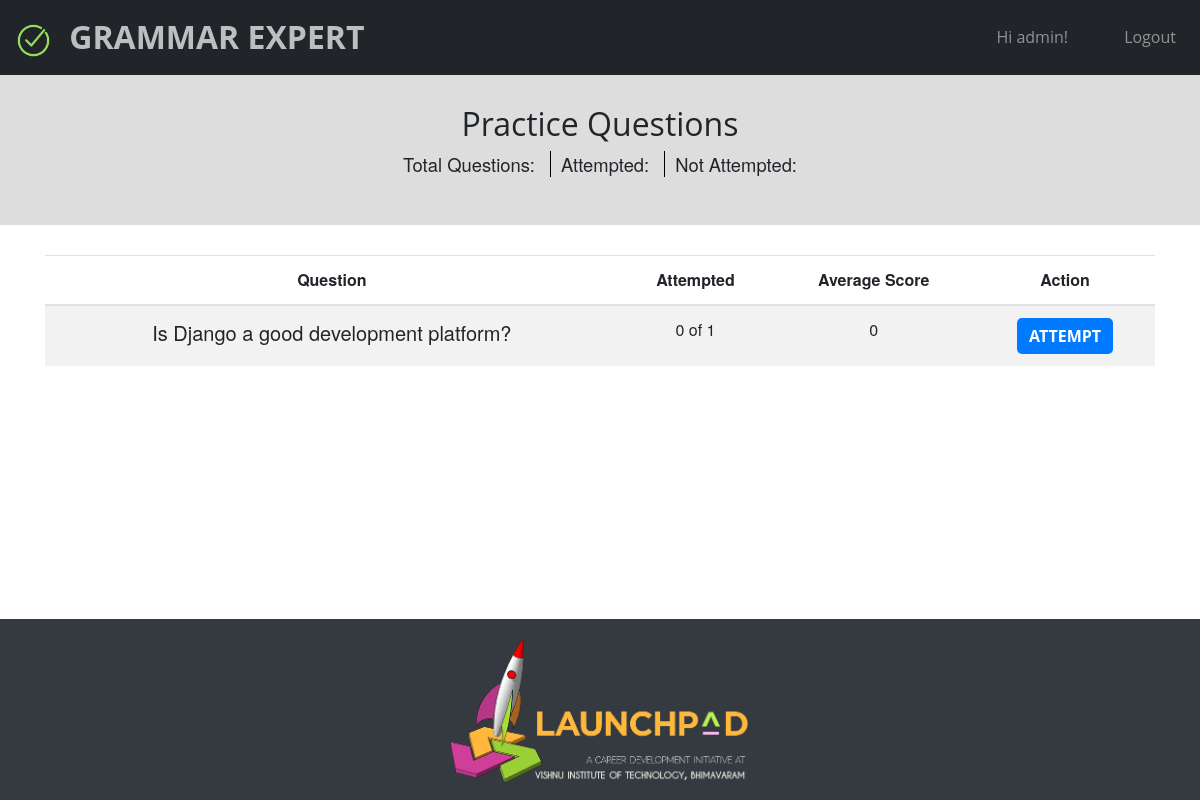
/practice/ (signed in), run on an earlier commit of the app's database.
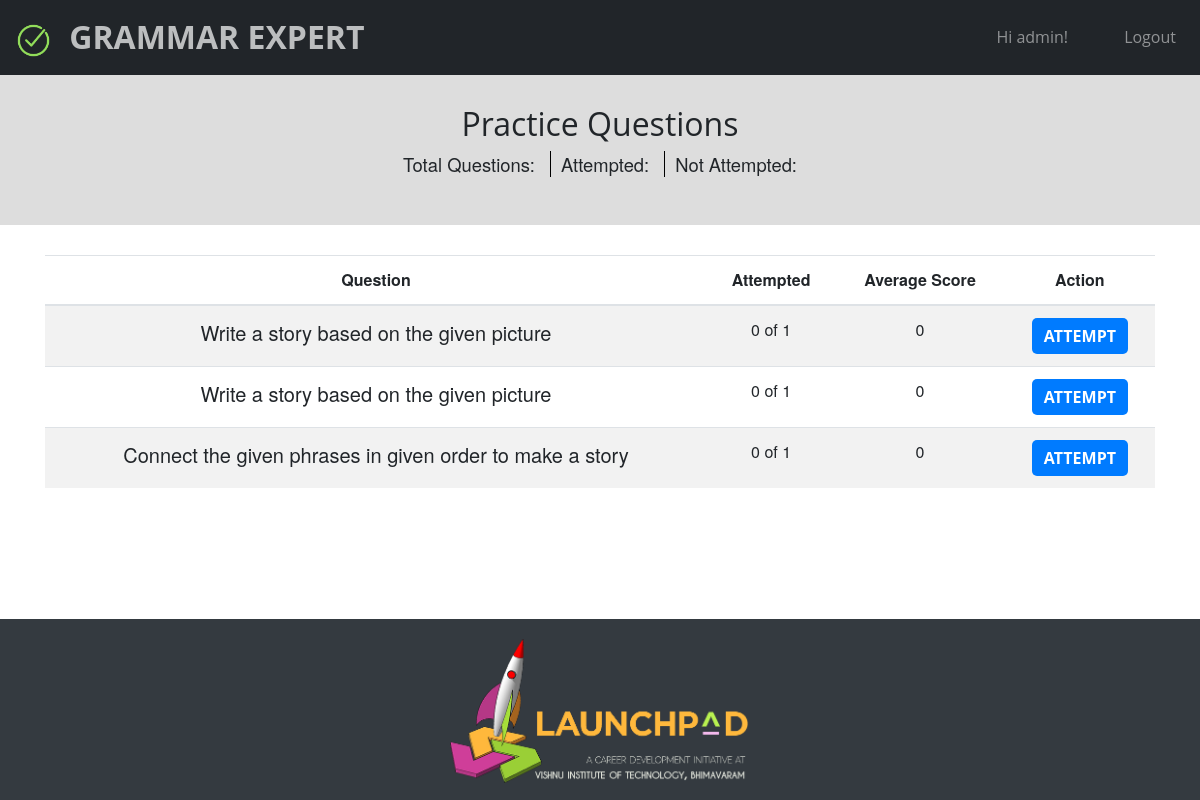
And on a later commit of the database.
### exam/models.py (models this page shows, shortened)
class Question(models.Model):
    QUESTION_TYPES = (
        ('ES', 'Essay'),
        ('PS', 'Picture Story'),
        ('CP', 'Connect the phrases'),
        ('UW', 'Use words')
    )
    question = models.CharField(max_length = 500)
    user = models.ForeignKey(User, on_delete=models.CASCADE)
    code = models.CharField(max_length = 8,unique = True)
    word_limit = models.IntegerField(default=300)
    min_word_count = models.IntegerField(default=150)
    max_word_count_penalty = models.IntegerField(default=3)
    max_word_length_penalty = models.IntegerField(default=2)
    desired_mean_word_length = models.IntegerField(default=8)
    desired_mean_words_per_sentence = models.IntegerField(default=20)
    max_words_per_sentence_penalty = models.IntegerField(default=2)
    attempts_allowed = models.IntegerField(default=1)
    date_created = models.DateField(default=datetime.now)
    time_limit = models.IntegerField(default=30)
    question_type = models.CharField(max_length=2, blank=False, choices=QUESTION_TYPES, default='ES')
    keywords = models.TextField(default="", blank=True)
    expanded_keywords = models.TextField(default="", blank=True)
    picture = models.ImageField(default="/standard/es.jpg")

### exam/views.py (the view)
# urls.py: path('practice/',views.practice,name='practice'),
@login_required(login_url="login")
def practice(request):
    context = dict()
    results = []
    questions = Question.objects.filter(user_id = 1)
    for q in questions:
        a = list(Answer.objects.filter(user_id=request.user.id,question_id=q.id))
        s = 0
        n = 0
        avg = 0
        for x in a:
            s += x.score
            n += 1
        if n>0:
            avg = s/n
        if len(a) < q.attempts_allowed:
            results.append((q, True, avg, n, q.attempts_allowed))
        else:
            results.append((q, False, avg, n, q.attempts_allowed))
    return render(request, template_name = 'examuser/practice.html', context={"questions":results})

### exam/templates/examuser/practice.html (shortened to what this page needs)
{% load static %}
{% load bootstrap4 %}
{% include 'header.html' %}
<link rel="stylesheet" type="text/css" href="https://cdn.datatables.net/v/bs4/dt-1.10.18/datatables.min.css"/>
<div class="masthead text-center">
    <div class="container-fluid topheading">
        <h2>Practice Questions</h2>
        <p><span id="count">Total Questions: </span>
          <span id="attemptedcount">Attempted: </span>
          <span id="unattemptedcount">Not Attempted: </span>
        </p>
    </div>
    <div class="container">
    <table id="questions" class="table table-striped table-responsive-sm table-responsive-md">
      <thead>
        <th>Question</th>
        <th>Attempted</th>
        <th>Average Score</th>
        <th>Action</th>
      </thead>
        <tbody>
{% for q in questions %}
  <tr>
    <td class="lead">{{ q.0.question }}</td>
    <td>{{q.3}} of {{q.4}}</td>
    <td>{{q.2}}</td>
    {% if q.1 %}
    <td><a href="{% url 'attempt' q.0.code %}"><button class="btn btn-primary my-auto">attempt</button></a></td>
    {% else %}
    <td><button disabled class="btn btn-link">done</button></td>
    {% endif %}
  </tr>
{% endfor %}
</tbody>
</table>
</div>
</div>
    {% include 'footer.html' %}
</body>
</html>

### exam/templates/header.html (shortened to what this page needs)
<!DOCTYPE html>
{% load bootstrap4 %}
{% load static %}
<html lang="en">
<head>
    <link rel="stylesheet" href="https://maxcdn.bootstrapcdn.com/bootstrap/4.0.0/css/bootstrap.min.css">
    <link rel="stylesheet" href="{% static "css/header.css" %}"/>
</head>
<body>
    <nav id="mainNav" class="navbar navbar-expand-lg navbar-dark bg-dark py-2">
        <a id="homelink" class="navbar-brand d-inline-block align-top" href="{% url "homepage" %}">
            <img src="{% static "images/correct.png" %}" width="35" height="35" alt="">
            <span>Grammar Expert</span>
        </a>
        <div class="collapse navbar-collapse" id="navbarNavAltMarkup">
        <div class="navbar-nav ml-auto">
        {% if user.is_authenticated %}
          <a class="nav-item nav-link pr-5" href="{% url "profile" %}">Hi {{ user.username }}!</a>
          <a class="nav-item nav-link pr-2" href="{% url "logout" %}">Logout</a>
        {% else %}
            <a class="nav-item nav-link pr-5"  href="{% url "login" %}">Login</a>
            <a class="nav-item nav-link pr-2" href="{% url "signup" %}">Signup</a>
        {% endif %}
        </div>
      </div>
    </nav>

### exam/templates/footer.html (shortened to what this page needs)
{% load static %}
<div class="container-fluid footer">
    <img class="logo" src="{% static "images/llogo.png"%}"/>
</div>

### exam/static/css/header.css (style rules this page uses)
body, html { width: 100%; height: 100%; }
body { font-family: 'Merriweather', 'Helvetica Neue', Arial, sans-serif; }
.footer { background-color: #343a40; text-align: center; }
.footer .logo { margin:20px auto; width:300px; }
a { color: #F05F40; -webkit-transition: all 0.2s; -moz-transition: all 0.2s; transition: all 0.2s; }
h1, h2, h3, h4, h5, h6 { font-family: 'Open Sans', 'Helvetica Neue', Arial, sans-serif; }
.bg-dark { background-color: #212529 !important; }
#mainNav { border-bottom: 1px solid rgba(33, 37, 41, 0.1); background-color: #fff; font-family: 'Open Sans', 'Helvetica Neue', Arial, sans-serif; -webkit-transition: all 0.2s; -moz-transition: all 0.2s; transition: all 0.2s; }
#mainNav .navbar-brand { font-weight: 700; text-transform: uppercase; color: #F05F40; font-family: 'Open Sans', 'Helvetica Neue', Arial, sans-serif; }
@media (min-width: 992px) { #mainNav { border-color: transparent; background-color: transparent; } }
@media (min-width: 992px) { #mainNav .navbar-brand { color: rgba(255, 255, 255, 0.7); } }
.masthead { background-position: center center; -webkit-background-size: cover; -moz-background-size: cover; -o-background-size: cover; background-size: cover; }
.masthead p { font-weight: 300; }
@media (min-width: 768px) { .masthead p { font-size: 1.15rem; } }
@media (min-width: 992px) { .masthead { min-height: 650px; padding-top: 0; padding-bottom: 0; } }
.btn { font-weight: 700; text-transform: uppercase; border: none; border-radius: 5px; font-family: 'Open Sans', 'Helvetica Neue', Arial, sans-serif; }
.navbar-brand span { padding-left: 10px; }
#homelink { text-decoration: none; color:white; font-size:2em; text-decoration: none; }

### exam/templates/examuser/practice.html (style rules this page uses)
.topheading { text-align: center; padding:30px; background-color: #dddddd; margin-bottom: 30px; }
#count, #unattemptedcount { padding:0 10px; }
#attemptedcount { padding:0 10px; border-left: 1px solid black; border-right: 1px solid black; }

What changed in the data, as far as the page shows it:
removed Question: question "Is Django a good development platform?", q "0", q "1"
added Question: question "Write a story based on the given picture", q "0", q "1"
added Question: question "Write a story based on the given picture", q "0", q "1"
added Question: question "Connect the given phrases in given order to make a story", q "0", q "1"
